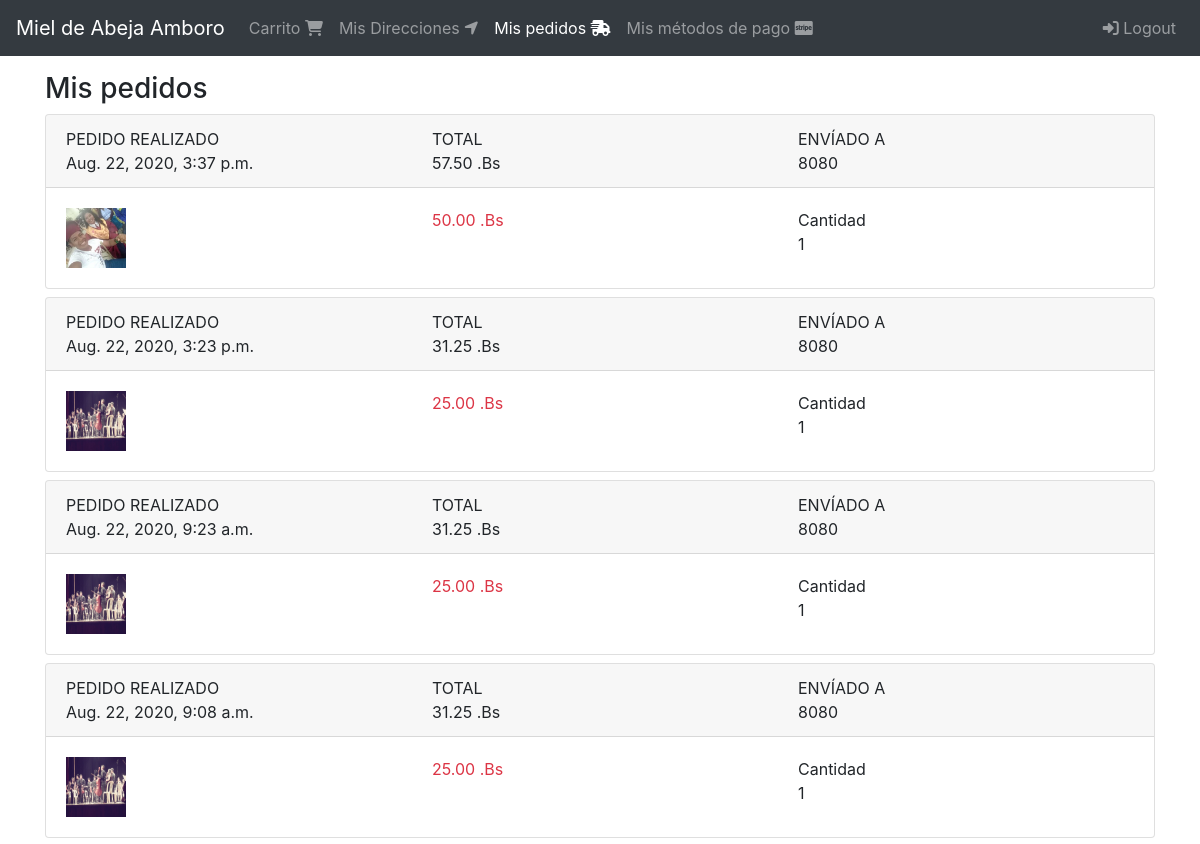
Page /orden/completados (signed in, upper part) on the earlier database version.
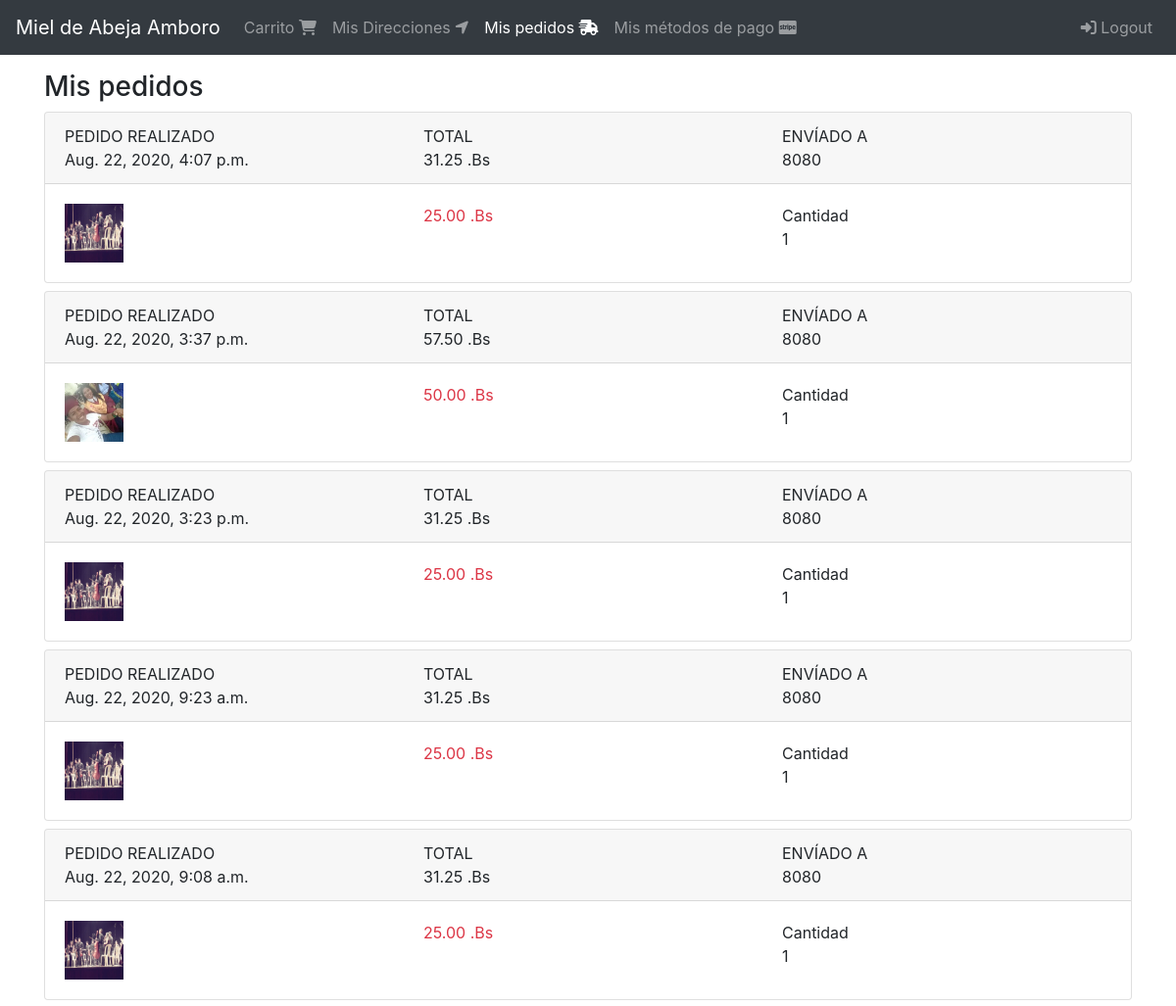
Same page on the later database version.
### orders/models.py (models this page shows, shortened)
class Order(models.Model):
    order_id = models.CharField(max_length=100, null=False, blank=False, unique=True)
    user = models.ForeignKey(User, on_delete=models.CASCADE)
    cart = models.ForeignKey(Cart, on_delete=models.CASCADE)
    status = models.CharField(max_length=50, choices=choices,
                                                default=OrderStatus.CREATED) #Enum
    shipping_total = models.DecimalField(default=5, max_digits=8, decimal_places=2)
    total = models.DecimalField(default=0, max_digits=8, decimal_places=2)
    created_at = models.DateTimeField(auto_now_add=True)
    shipping_address = models.ForeignKey(ShippingAddress,
                                        null=True, blank=True,
                                        on_delete=models.CASCADE)
    billing_profile = models.ForeignKey(BillingProfile, null=True, blank=True,
                                        on_delete=models.CASCADE)

### shipping_addresses/models.py (models this page shows, shortened)
class ShippingAddress(models.Model):
    user = models.ForeignKey(User, null=False, blank=False, on_delete=models.CASCADE)
    line1 = models.CharField(max_length=200)
    line2 = models.CharField(max_length=200, blank=True)
    city = models.CharField(max_length=100)
    state = models.CharField(max_length=100)
    country = models.CharField(max_length=50)
    reference = models.CharField(max_length=300)
    postal_code = models.CharField(max_length=10, null=False, blank=False) #zip
    default = models.BooleanField(default=False)
    created_at = models.DateTimeField(auto_now_add=True)
    def __str__(self):
        return self.postal_code

### carts/models.py (models this page shows, shortened)
class CartProducts(models.Model):
    cart = models.ForeignKey(Cart, on_delete=models.CASCADE)
    product = models.ForeignKey(Product, on_delete=models.CASCADE)
    quantity = models.IntegerField(default=1)
    created_at = models.DateTimeField(auto_now_add=True)
    objects = CartProductsManager()

### products/models.py (models this page shows, shortened)
class Product(models.Model):
    tittle =models.CharField(max_length=50)
    description=models.TextField()
    price=models.DecimalField(max_digits=8, decimal_places=2, default=0.0)
    slug=models.SlugField(null=False, blank=False, unique=True)
    image=models.ImageField(upload_to='products/',null=False, blank=False)
    created_at=models.DateTimeField(auto_now_add=True)

### orders/views.py (the view)
# urls.py: path('completados', views.OrderListView.as_view(), name='completeds')
class OrderListView(LoginRequiredMixin, ListView):
    login_url = 'login'
    template_name = 'orders/orders.html'
    def get_queryset(self):
        return self.request.user.orders_completed()

### carts/models.py (called while the page is built)
    def products_related(self):
        return self.cartproducts_set.select_related('product')

### products/templatetags/product_extras.py (called while the page is built)
@register.filter
def price_format(value):
    return '{0:2} .Bs '.format(value)

### users/models.py (called while the page is built)
    def orders_completed(self):
        return self.order_set.filter(status=OrderStatus.COMPLETED).order_by('-id')

### orders/templates/orders/orders.html
{% extends 'base.html' %}
{% block content %}
  <div class="col">
    <div class="h3">
      Mis pedidos
    </div>
    <div class="">
      {% for order in object_list %}
        {% include 'orders/snippets/order.html' %}
      {% endfor %}
    </div>
  </div>
{% endblock %}

### orders/templates/orders/snippets/order.html (shortened to what this page needs)
{% load product_extras %}
<div class="card mb-2">
  <div class="card-header">
    <div class="row">
      <div class="col-4">
        <div class="text-uppercase">
          Pedido realizado
        </div>
        <div class="">
          {{ order.created_at }}
        </div>
      </div>
      <div class="col-4">
        <div class="text-uppercase">
          Total
        </div>
        <div class="">
          {{ order.total | price_format }}
        </div>
      </div>
      <div class="col-4">
        <div class="text-uppercase">
          Envíado a
        </div>
        <div class="">
          {{ order.shipping_address }}
        </div>
      </div>
    </div>
  </div>
  <div class="card-body">
    {% for cp in order.cart.products_related %}
      {% with product=cp.product %}
        <div class="row">
          <div class="col-4">
            {% if product.image %}
              <img src="{{ product.image.url }}" alt="" width="60" height="60">
            {% endif %}
          </div>
          <div class="col-4">
            <div class="text-danger">
              {{ product.price | price_format }}
            </div>
          </div>
          <div class="col-4">
            <div class="">
              Cantidad
            </div>
            <div class="">
              {{ cp.quantity }}
            </div>
          </div>
        </div>
      {% endwith %}
    {% endfor %}
  </div>
</div>

Differences in the rows shown:
added Order: created_at "Aug. 22, 2020, 4:07 p.m.", total "31.25 .Bs", shipping_address "8080"
added CartProducts: product.image (picture), product.price "25.00 .Bs", quantity "1", shown under "Aug. 22, 2020, 4:07 p.m."
